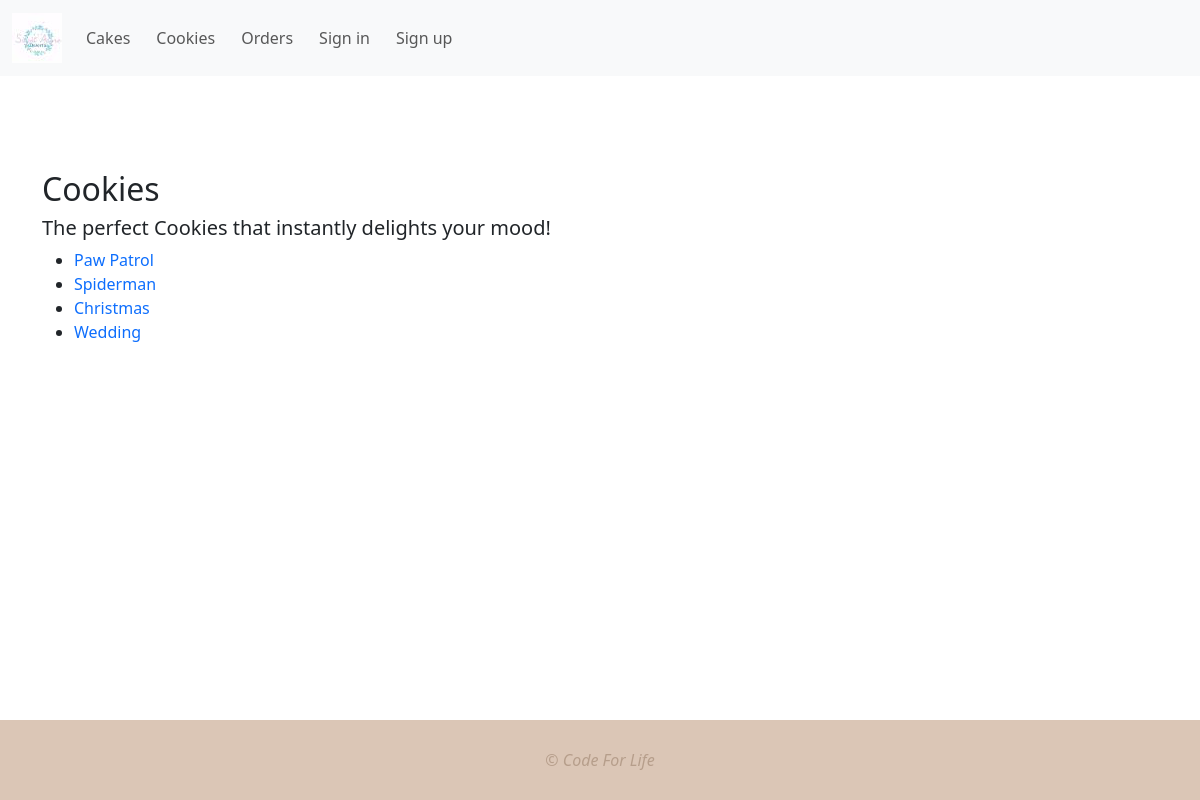
The page /cookies/ on the database its author committed.
### desserts/models.py (models this page shows, shortened)
class Product(models.Model):
    category = models.ForeignKey(
        Category, on_delete=models.CASCADE, blank=True, null=True, related_name="categories"
    )
    name = models.CharField(max_length=200, blank=True, null=True)
    description = HTMLField("Description", max_length=4096, default="")
    price = models.FloatField(blank=False, null=False)
    class Meta:
        verbose_name = "Product"
        verbose_name_plural = "Products"

### desserts/views.py (the view)
# urls.py: path("cookies/", views.CookiesListView.as_view(), name="cookies"),
class CookiesListView(generic.ListView):
    template_name = "desserts/cookies.html"
    model = Product
    context_object_name = "cookies"

### desserts/templates/desserts/cookies.html (shortened to what this page needs)
{% extends "desserts/base.html" %}
{% load static %}
{% block content %}
    {% if cookies %}
    <h2>Cookies</h2>
      <h5>The perfect Cookies that instantly delights your mood!</h5>
    <ul>
          {% for cookie in cookies %}
    <li><a href="{% url 'cookies_details' cookie.id %}">{{ cookie.name }} </a></li>
              {% endfor %}
    </ul>
            {% else %}
    <h2>There are no cookies at the moment.</h2>
            {% endif %}
            {% endblock content %}

### desserts/static/desserts/css/main.css (style rules this page uses)
html, body { height: 100%; margin: 0; display: flex; flex-direction: column; }
a { text-decoration: none !important; }

### rows shown on the page
Product: name "Paw Patrol"
Product: name "Spiderman"
Product: name "Christmas"
Product: name "Wedding"
